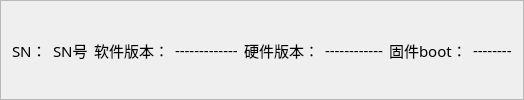
      <widget class="QFrame" name="frame">
       <property name="frameShape">
        <enum>QFrame::StyledPanel</enum>
       </property>
       <property name="frameShadow">
        <enum>QFrame::Raised</enum>
       </property>
       <layout class="QGridLayout" name="gridLayout_6">
        <item row="0" column="0">
         <widget class="QLabel" name="dw">
          <property name="font">
           <font>
            <family>微软雅黑</family>
            <pointsize>11</pointsize>
           </font>
          </property>
          <property name="text">
           <string>SN：</string>
          </property>
         </widget>
        </item>
        <item row="0" column="1">
         <widget class="QLabel" name="sn_show">
          <property name="font">
           <font>
            <family>微软雅黑</family>
            <pointsize>11</pointsize>
           </font>
          </property>
          <property name="text">
           <string>SN号</string>
          </property>
         </widget>
        </item>
        <item row="0" column="2">
         <widget class="QLabel" name="label_10">
          <property name="font">
           <font>
            <family>微软雅黑</family>
            <pointsize>11</pointsize>
           </font>
          </property>
          <property name="text">
           <string>软件版本：</string>
          </property>
         </widget>
        </item>
        <item row="0" column="3">
         <widget class="QLabel" name="label_11">
          <property name="font">
           <font>
            <family>微软雅黑</family>
            <pointsize>11</pointsize>
           </font>
          </property>
          <property name="text">
           <string>-------------</string>
          </property>
         </widget>
        </item>
        <item row="0" column="4">
         <widget class="QLabel" name="label_12">
          <property name="font">
           <font>
            <family>微软雅黑</family>
            <pointsize>11</pointsize>
           </font>
          </property>
          <property name="text">
           <string>硬件版本：</string>
          </property>
         </widget>
        </item>
        <item row="0" column="5">
         <widget class="QLabel" name="label_13">
          <property name="font">
           <font>
            <family>微软雅黑</family>
            <pointsize>11</pointsize>
           </font>
          </property>
          <property name="text">
           <string>------------</string>
          </property>
         </widget>
        </item>
        <item row="0" column="6">
         <widget class="QLabel" name="label_14">
          <property name="font">
           <font>
            <family>微软雅黑</family>
            <pointsize>11</pointsize>
           </font>
          </property>
          <property name="text">
           <string>固件boot：</string>
          </property>
         </widget>
        </item>
        <item row="0" column="7">
         <widget class="QLabel" name="label_15">
          <property name="font">
           <font>
            <family>微软雅黑</family>
            <pointsize>11</pointsize>
           </font>
          </property>
          <property name="text">
           <string>--------</string>
          </property>
         </widget>
        </item>
       </layout>
      </widget>
